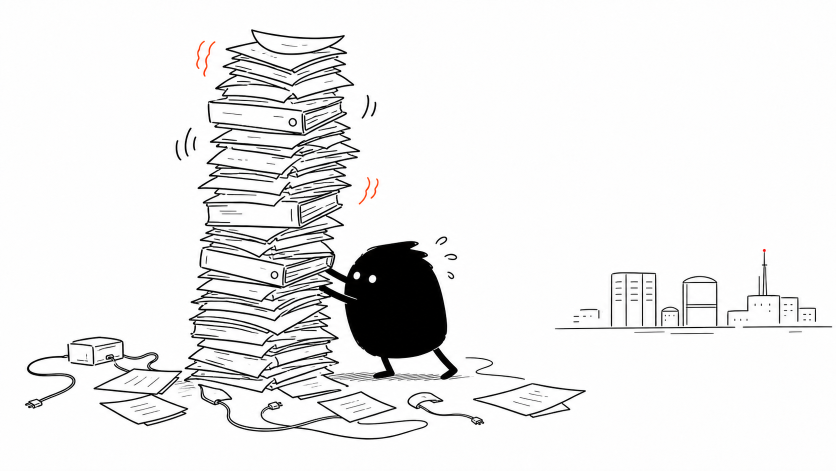
#> input picture gallery/daily-4panel/2026-06-02-one-operator-seven-scripts/source/panel-1-v4-base.png, 1672 x 941 px (shown at 1/2 size)
$ python build_panel1_v4.py
#> lines starting #> are read from the running program, lines starting #| are printed output that depends on the picture
from pathlib import Path

from PIL import Image, ImageDraw, ImageFont


ROOT = Path(__file__).resolve().parent
SRC = ROOT / "source"

BASE = SRC / "panel-1-v4-base.png"
OUT = ROOT / "panel-1-v4.png"

FONT_REGULAR = "/System/Library/Fonts/Supplemental/Bradley Hand Bold.ttf"
FONT_FALLBACK = "/System/Library/Fonts/Supplemental/ChalkboardSE.ttc"

BLACK = (18, 18, 18)


def load_font(size: int) -> ImageFont.FreeTypeFont:
    for path in (FONT_REGULAR, FONT_FALLBACK):
        try:
            return ImageFont.truetype(path, size=size)
        except OSError:
            continue
    return ImageFont.load_default()


def draw_fit_text(
    draw: ImageDraw.ImageDraw,
    box: tuple[int, int, int, int],
    text: str,
    max_size: int,
    min_size: int,
    align: str = "center",
) -> None:
    x1, y1, x2, y2 = box
    for size in range(max_size, min_size - 1, -2):
        font = load_font(size)
        spacing = int(size * 0.2)
        bbox = draw.multiline_textbbox((0, 0), text, font=font, spacing=spacing, align=align)
        width = bbox[2] - bbox[0]
        height = bbox[3] - bbox[1]
        if width <= x2 - x1 and height <= y2 - y1:
            anchor = "mm" if align == "center" else "lm"
            pos = ((x1 + x2) / 2, (y1 + y2) / 2) if align == "center" else (x1, (y1 + y2) / 2)
            draw.multiline_text(
                pos,
                text,
                font=font,
                fill=BLACK,
                spacing=spacing,
                align=align,
                anchor=anchor,
            )
            return

    font = load_font(min_size)
    draw.multiline_text((x1, y1), text, font=font, fill=BLACK, spacing=int(min_size * 0.2), align=align)


def main() -> None:
    img = Image.open(BASE).convert("RGB")
#> img is the input picture: PIL image 1672x941 RGB; mean R, G, B 236.5, 236.4, 236.3
    draw = ImageDraw.Draw(img)

    xiaohei_line = "One script per database.\nI'm\u2026 organized."

    # Xiaohei line: black text in open whitespace, no bubble or text box.
    draw_fit_text(draw, (930, 305, 1545, 445), xiaohei_line, max_size=58, min_size=38, align="left")

    img.save(OUT)
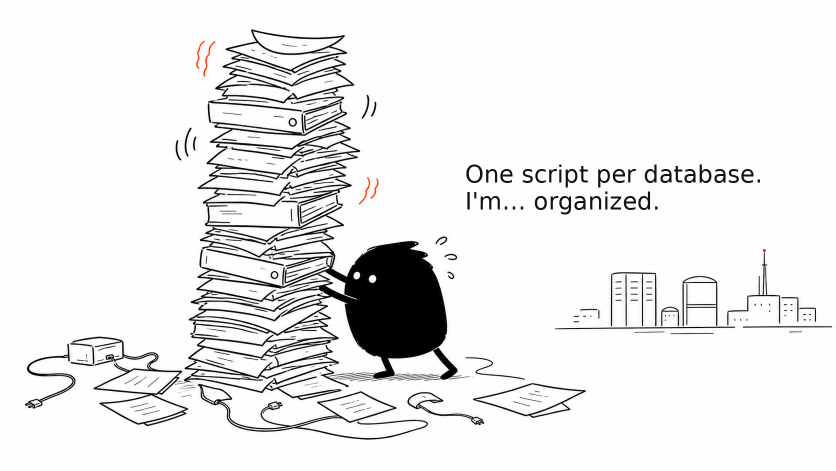
#> saved as panel-1-v4.png: PIL image 1672x941 RGB (shown at 1/2 size); mean R, G, B 235.1, 235, 235
    print(OUT)


if __name__ == "__main__":
    main()

$ run again, with gallery/daily-4panel/2026-06-02-one-operator-seven-scripts/source/panel-2-v4-base.png copied over gallery/daily-4panel/2026-06-02-one-operator-seven-scripts/source/panel-1-v4-base.png
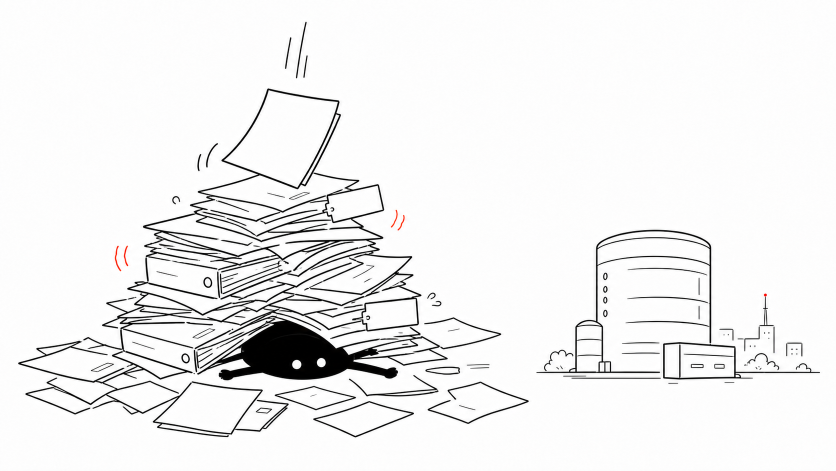
#> input picture gallery/daily-4panel/2026-06-02-one-operator-seven-scripts/source/panel-2-v4-base.png, 1672 x 941 px (shown at 1/2 size)
#> in main, img is the input picture: PIL image 1672x941 RGB; mean R, G, B 240.2, 240.1, 240
#> in main, `img.save(OUT)`:
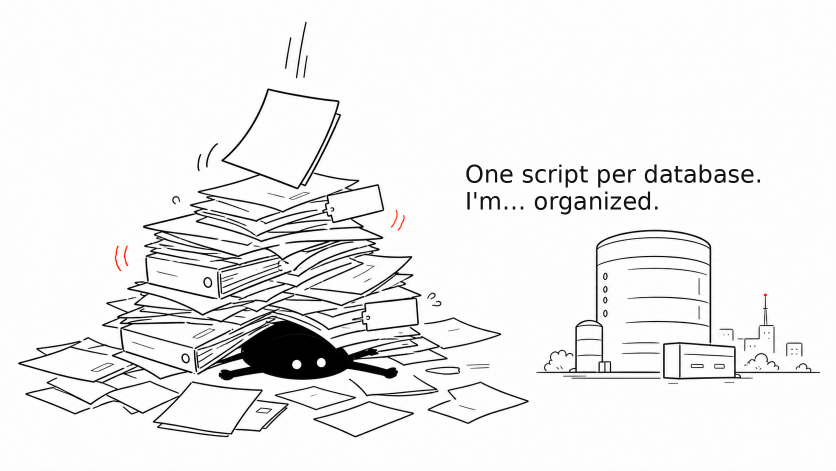
#> saved as panel-1-v4.png: PIL image 1672x941 RGB (shown at 1/2 size); mean R, G, B 238.8, 238.7, 238.7

$ run again, with gallery/daily-4panel/2026-06-02-one-operator-seven-scripts/source/panel-3-v4-base.png copied over gallery/daily-4panel/2026-06-02-one-operator-seven-scripts/source/panel-1-v4-base.png
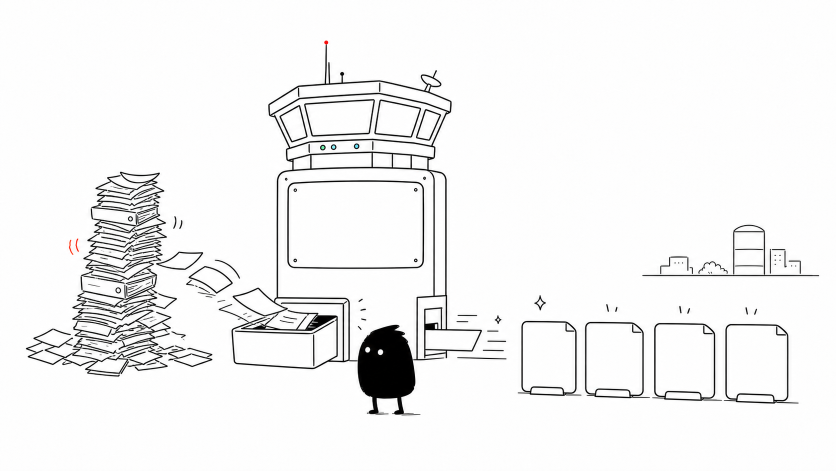
#> input picture gallery/daily-4panel/2026-06-02-one-operator-seven-scripts/source/panel-3-v4-base.png, 1672 x 941 px (shown at 1/2 size)
#> in main, img is the input picture: PIL image 1672x941 RGB; mean R, G, B 242.8, 242.7, 242.7
#> in main, `img.save(OUT)`:
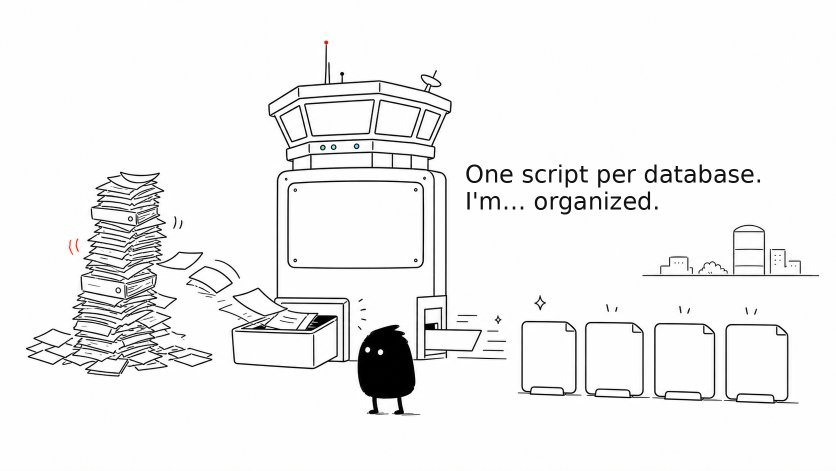
#> saved as panel-1-v4.png: PIL image 1672x941 RGB (shown at 1/2 size); mean R, G, B 241.4, 241.4, 241.3

$ run again, with gallery/daily-4panel/2026-06-02-one-operator-seven-scripts/source/panel-4-v4-base.png copied over gallery/daily-4panel/2026-06-02-one-operator-seven-scripts/source/panel-1-v4-base.png
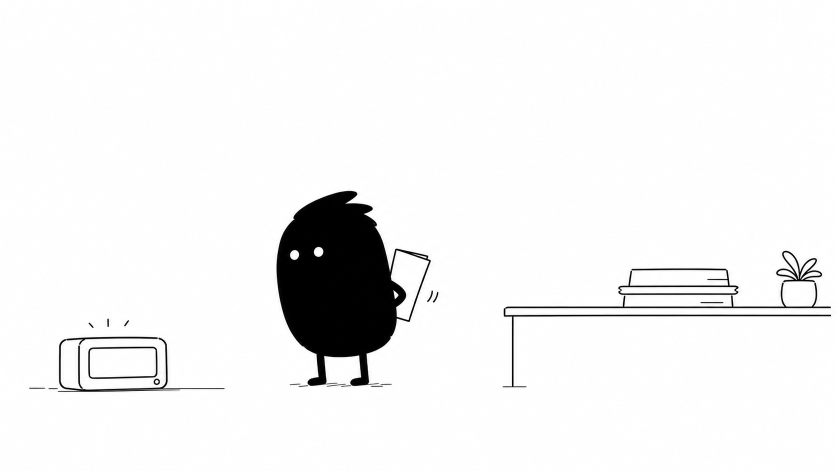
#> input picture gallery/daily-4panel/2026-06-02-one-operator-seven-scripts/source/panel-4-v4-base.png, 1672 x 941 px (shown at 1/2 size)
#> in main, img is the input picture: PIL image 1672x941 RGB; mean R, G, B 241.4, 241.2, 241.4
#> in main, `img.save(OUT)`:
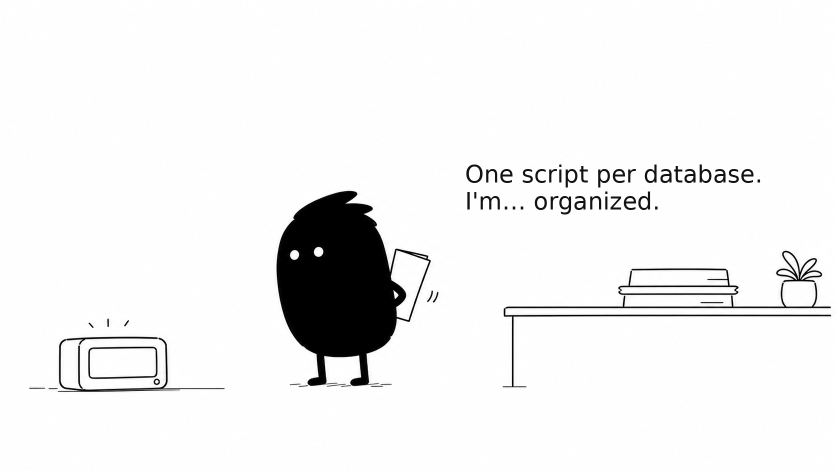
#> saved as panel-1-v4.png: PIL image 1672x941 RGB (shown at 1/2 size); mean R, G, B 240, 239.8, 240
